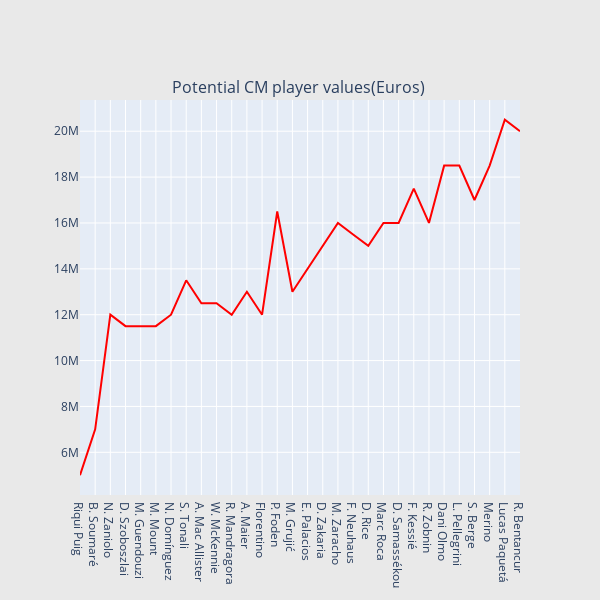

Notebook source saved alongside this figure:
### Code cell
def scatter_plot(cnt_srs, color):
   trace = go.Scatter(
       x=cnt_srs.index[::-1],
       y=cnt_srs.values[::-1],
       showlegend=False,
       marker=dict(
           color=color,
       ),
   )
   return trace
cnt_srs = fifa_potential_cm.value_eur
cnt_srs.index = fifa_potential_cm.short_name
trace1 = scatter_plot(cnt_srs, 'red')
subtitles = ["Potential CM player values(Euros) "]
fig = tools.make_subplots(rows=1, cols=1, vertical_spacing=0.08,
                         subplot_titles=subtitles)
fig.append_trace(trace1, 1, 1)
fig['layout'].update(height=600, width=600, paper_bgcolor='rgb(233,233,233)')
py.iplot(fig, filename='h2o-plots')

### Figure 1 — Plotly figure (JSON) as saved in the notebook; plotly's stock layout.template omitted (floating-point values rounded to 4 significant figures)
{"data": [{"marker": {"color": "red"}, "showlegend": false, "type": "scatter", "x": ["Riqui Puig", "B. Soumaré", "N. Zaniolo", "D. Szoboszlai", "M. Guendouzi", "M. Mount", "N. Domínguez", "S. Tonali", "A. Mac Allister", "W. McKennie", "R. Mandragora", "A. Maier", "Florentino", "P. Foden", "M. Grujić", "E. Palacios", "D. Zakaria", "M. Zaracho", "F. Neuhaus", "D. Rice", "Marc Roca", "D. Samassékou", "F. Kessié", "R. Zobnin", "Dani Olmo", "L. Pellegrini", "S. Berge", "Merino", "Lucas Paquetá", "R. Bentancur"], "xaxis": "x", "y": [5000000, 7000000, 12000000, 11500000, 11500000, 11500000, 12000000, 13500000, 12500000, 12500000, 12000000, 13000000, 12000000, 16500000, 13000000, 14000000, 15000000, 16000000, 15500000, 15000000, 16000000, 16000000, 17500000, 16000000, 18500000, 18500000, 17000000, 18500000, 20500000, 20000000], "yaxis": "y"}], "layout": {"annotations": [{"font": {"size": 16}, "showarrow": false, "text": "Potential CM player values(Euros) ", "x": 0.5, "xanchor": "center", "xref": "paper", "y": 1, "yanchor": "bottom", "yref": "paper"}], "height": 600, "paper_bgcolor": "rgb(233,233,233)", "width": 600, "xaxis": {"anchor": "y", "domain": [0, 1]}, "yaxis": {"anchor": "x", "domain": [0, 1]}}}
